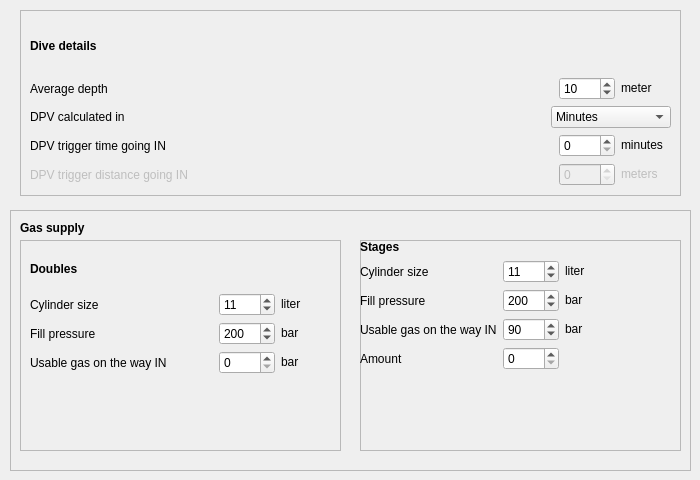
    <widget class="QWidget" name="tab_properties">
     <attribute name="title">
      <string>Dive properties</string>
     </attribute>
     <widget class="QFrame" name="frame">
      <property name="geometry">
       <rect>
        <x>10</x>
        <y>210</y>
        <width>681</width>
        <height>261</height>
       </rect>
      </property>
      <property name="frameShape">
       <enum>QFrame::StyledPanel</enum>
      </property>
      <property name="frameShadow">
       <enum>QFrame::Raised</enum>
      </property>
      <widget class="QLabel" name="label_gasSupply">
       <property name="geometry">
        <rect>
         <x>10</x>
         <y>10</y>
         <width>72</width>
         <height>16</height>
        </rect>
       </property>
       <property name="font">
        <font>
         <weight>75</weight>
         <bold>true</bold>
        </font>
       </property>
       <property name="text">
        <string>Gas supply</string>
       </property>
      </widget>
      <widget class="QFrame" name="frame_doubles">
       <property name="geometry">
        <rect>
         <x>10</x>
         <y>30</y>
         <width>321</width>
         <height>211</height>
        </rect>
       </property>
       <property name="frameShape">
        <enum>QFrame::StyledPanel</enum>
       </property>
       <property name="frameShadow">
        <enum>QFrame::Raised</enum>
       </property>
       <widget class="QWidget" name="layoutWidget_7">
        <property name="geometry">
         <rect>
          <x>10</x>
          <y>10</y>
          <width>301</width>
          <height>124</height>
         </rect>
        </property>
        <layout class="QVBoxLayout" name="verticalLayout_2">
         <item>
          <widget class="QLabel" name="label_9">
           <property name="font">
            <font>
             <weight>75</weight>
             <bold>true</bold>
            </font>
           </property>
           <property name="text">
            <string>Doubles</string>
           </property>
          </widget>
         </item>
         <item>
          <layout class="QHBoxLayout" name="horizontalLayout_3">
           <item>
            <widget class="QLabel" name="label_cylindersize_doubles">
             <property name="text">
              <string>Cylinder size</string>
             </property>
            </widget>
           </item>
           <item>
            <widget class="QSpinBox" name="input_cylindersize_doubles">
             <property name="sizePolicy">
              <sizepolicy hsizetype="Fixed" vsizetype="Fixed">
               <horstretch>0</horstretch>
               <verstretch>0</verstretch>
              </sizepolicy>
             </property>
             <property name="minimumSize">
              <size>
               <width>56</width>
               <height>0</height>
              </size>
             </property>
             <property name="maximumSize">
              <size>
               <width>56</width>
               <height>16777215</height>
              </size>
             </property>
             <property name="minimum">
              <number>10</number>
             </property>
             <property name="maximum">
              <number>18</number>
             </property>
             <property name="value">
              <number>11</number>
             </property>
            </widget>
           </item>
           <item>
            <widget class="QLabel" name="label_cylindersize_doubles_suffix">
             <property name="sizePolicy">
              <sizepolicy hsizetype="Fixed" vsizetype="Fixed">
               <horstretch>0</horstretch>
               <verstretch>0</verstretch>
              </sizepolicy>
             </property>
             <property name="minimumSize">
              <size>
               <width>50</width>
               <height>0</height>
              </size>
             </property>
             <property name="maximumSize">
              <size>
               <width>50</width>
               <height>16777215</height>
              </size>
             </property>
             <property name="text">
              <string>liter</string>
             </property>
            </widget>
           </item>
          </layout>
         </item>
         <item>
          <layout class="QHBoxLayout" name="horizontalLayout_4">
           <item>
            <widget class="QLabel" name="label_pressure_doubles">
             <property name="text">
              <string>Fill pressure</string>
             </property>
            </widget>
           </item>
           <item>
            <widget class="QSpinBox" name="input_pressure_doubles">
             <property name="sizePolicy">
              <sizepolicy hsizetype="Fixed" vsizetype="Fixed">
               <horstretch>0</horstretch>
               <verstretch>0</verstretch>
              </sizepolicy>
             </property>
             <property name="minimumSize">
              <size>
               <width>56</width>
               <height>0</height>
              </size>
             </property>
             <property name="maximumSize">
              <size>
               <width>56</width>
               <height>16777215</height>
              </size>
             </property>
             <property name="minimum">
              <number>120</number>
             </property>
             <property name="maximum">
              <number>240</number>
             </property>
             <property name="value">
              <number>200</number>
             </property>
            </widget>
           </item>
           <item>
            <widget class="QLabel" name="label_pressure_doubles_suffix">
             <property name="sizePolicy">
              <sizepolicy hsizetype="Fixed" vsizetype="Fixed">
               <horstretch>0</horstretch>
               <verstretch>0</verstretch>
              </sizepolicy>
             </property>
             <property name="minimumSize">
              <size>
               <width>50</width>
               <height>0</height>
              </size>
             </property>
             <property name="maximumSize">
              <size>
               <width>50</width>
               <height>16777215</height>
              </size>
             </property>
             <property name="text">
              <string>bar</string>
             </property>
            </widget>
           </item>
          </layout>
         </item>
         <item>
          <layout class="QHBoxLayout" name="horizontalLayout_5">
           <item>
            <widget class="QLabel" name="label_usable_doubles">
             <property name="text">
              <string>Usable gas on the way IN</string>
             </property>
            </widget>
           </item>
           <item>
            <widget class="QSpinBox" name="input_usable_doubles">
             <property name="sizePolicy">
              <sizepolicy hsizetype="Fixed" vsizetype="Fixed">
               <horstretch>0</horstretch>
               <verstretch>0</verstretch>
              </sizepolicy>
             </property>
             <property name="minimumSize">
              <size>
               <width>56</width>
               <height>0</height>
              </size>
             </property>
             <property name="maximumSize">
              <size>
               <width>56</width>
               <height>16777215</height>
              </size>
             </property>
             <property name="maximum">
              <number>80</number>
             </property>
             <property name="value">
              <number>0</number>
             </property>
            </widget>
           </item>
           <item>
            <widget class="QLabel" name="label_usable_doubles_suffix">
             <property name="sizePolicy">
              <sizepolicy hsizetype="Fixed" vsizetype="Fixed">
               <horstretch>0</horstretch>
               <verstretch>0</verstretch>
              </sizepolicy>
             </property>
             <property name="minimumSize">
              <size>
               <width>50</width>
               <height>0</height>
              </size>
             </property>
             <property name="maximumSize">
              <size>
               <width>50</width>
               <height>16777215</height>
              </size>
             </property>
             <property name="text">
              <string>bar</string>
             </property>
            </widget>
           </item>
          </layout>
         </item>
        </layout>
       </widget>
      </widget>
      <widget class="QFrame" name="frame_stages">
       <property name="geometry">
        <rect>
         <x>350</x>
         <y>30</y>
         <width>321</width>
         <height>211</height>
        </rect>
       </property>
       <property name="frameShape">
        <enum>QFrame::StyledPanel</enum>
       </property>
       <property name="frameShadow">
        <enum>QFrame::Raised</enum>
       </property>
       <widget class="QWidget" name="">
        <layout class="QVBoxLayout" name="verticalLayout_3">
         <item>
          <widget class="QLabel" name="label_header_stages">
           <property name="font">
            <font>
             <weight>75</weight>
             <bold>true</bold>
            </font>
           </property>
           <property name="text">
            <string>Stages</string>
           </property>
          </widget>
         </item>
         <item>
          <layout class="QHBoxLayout" name="horizontalLayout_6">
           <item>
            <widget class="QLabel" name="label_cylindersize_stages">
             <property name="text">
              <string>Cylinder size</string>
             </property>
            </widget>
           </item>
           <item>
            <widget class="QSpinBox" name="input_cylindersize_stages">
             <property name="sizePolicy">
              <sizepolicy hsizetype="Fixed" vsizetype="Fixed">
               <horstretch>0</horstretch>
               <verstretch>0</verstretch>
              </sizepolicy>
             </property>
             <property name="minimumSize">
              <size>
               <width>56</width>
               <height>0</height>
              </size>
             </property>
             <property name="maximumSize">
              <size>
               <width>56</width>
               <height>16777215</height>
              </size>
             </property>
             <property name="minimum">
              <number>10</number>
             </property>
             <property name="maximum">
              <number>18</number>
             </property>
             <property name="value">
              <number>11</number>
             </property>
            </widget>
           </item>
           <item>
            <widget class="QLabel" name="label_cylindersize_stages_suffix">
             <property name="sizePolicy">
              <sizepolicy hsizetype="Fixed" vsizetype="Fixed">
               <horstretch>0</horstretch>
               <verstretch>0</verstretch>
              </sizepolicy>
             </property>
             <property name="minimumSize">
              <size>
               <width>50</width>
               <height>0</height>
              </size>
             </property>
             <property name="maximumSize">
              <size>
               <width>50</width>
               <height>16777215</height>
              </size>
             </property>
             <property name="text">
              <string>liter</string>
             </property>
            </widget>
           </item>
          </layout>
         </item>
         <item>
          <layout class="QHBoxLayout" name="horizontalLayout_7">
           <item>
            <widget class="QLabel" name="label_pressure_stages">
             <property name="text">
              <string>Fill pressure</string>
             </property>
            </widget>
           </item>
           <item>
            <widget class="QSpinBox" name="input_pressure_stages">
             <property name="sizePolicy">
              <sizepolicy hsizetype="Fixed" vsizetype="Fixed">
               <horstretch>0</horstretch>
               <verstretch>0</verstretch>
              </sizepolicy>
             </property>
             <property name="minimumSize">
              <size>
               <width>56</width>
               <height>0</height>
              </size>
             </property>
             <property name="maximumSize">
              <size>
               <width>56</width>
               <height>16777215</height>
              </size>
             </property>
             <property name="minimum">
              <number>120</number>
             </property>
             <property name="maximum">
              <number>240</number>
             </property>
             <property name="value">
              <number>200</number>
             </property>
            </widget>
           </item>
           <item>
            <widget class="QLabel" name="label_pressure_stages_suffix">
             <property name="sizePolicy">
              <sizepolicy hsizetype="Fixed" vsizetype="Fixed">
               <horstretch>0</horstretch>
               <verstretch>0</verstretch>
              </sizepolicy>
             </property>
             <property name="minimumSize">
              <size>
               <width>50</width>
               <height>0</height>
              </size>
             </property>
             <property name="maximumSize">
              <size>
               <width>50</width>
               <height>16777215</height>
              </size>
             </property>
             <property name="text">
              <string>bar</string>
             </property>
            </widget>
           </item>
          </layout>
         </item>
         <item>
          <layout class="QHBoxLayout" name="horizontalLayout_9">
           <item>
            <widget class="QLabel" name="label_usable_stages">
             <property name="text">
              <string>Usable gas on the way IN</string>
             </property>
            </widget>
           </item>
           <item>
            <widget class="QSpinBox" name="input_usable_stages">
             <property name="sizePolicy">
              <sizepolicy hsizetype="Fixed" vsizetype="Fixed">
               <horstretch>0</horstretch>
               <verstretch>0</verstretch>
              </sizepolicy>
             </property>
             <property name="minimumSize">
              <size>
               <width>56</width>
               <height>0</height>
              </size>
             </property>
             <property name="maximumSize">
              <size>
               <width>56</width>
               <height>16777215</height>
              </size>
             </property>
             <property name="maximum">
              <number>240</number>
             </property>
             <property name="value">
              <number>90</number>
             </property>
            </widget>
           </item>
           <item>
            <widget class="QLabel" name="label_usable_stages_suffix">
             <property name="sizePolicy">
              <sizepolicy hsizetype="Fixed" vsizetype="Fixed">
               <horstretch>0</horstretch>
               <verstretch>0</verstretch>
              </sizepolicy>
             </property>
             <property name="minimumSize">
              <size>
               <width>50</width>
               <height>0</height>
              </size>
             </property>
             <property name="maximumSize">
              <size>
               <width>50</width>
               <height>16777215</height>
              </size>
             </property>
             <property name="text">
              <string>bar</string>
             </property>
            </widget>
           </item>
          </layout>
         </item>
         <item>
          <layout class="QHBoxLayout" name="horizontalLayout_8">
           <item>
            <widget class="QLabel" name="label_amount_stages">
             <property name="text">
              <string>Amount</string>
             </property>
            </widget>
           </item>
           <item>
            <widget class="QSpinBox" name="input_amount_stages">
             <property name="sizePolicy">
              <sizepolicy hsizetype="Fixed" vsizetype="Fixed">
               <horstretch>0</horstretch>
               <verstretch>0</verstretch>
              </sizepolicy>
             </property>
             <property name="minimumSize">
              <size>
               <width>56</width>
               <height>0</height>
              </size>
             </property>
             <property name="maximumSize">
              <size>
               <width>56</width>
               <height>16777215</height>
              </size>
             </property>
            </widget>
           </item>
           <item>
            <widget class="QLabel" name="label_amount_stages_suffix">
             <property name="sizePolicy">
              <sizepolicy hsizetype="Fixed" vsizetype="Fixed">
               <horstretch>0</horstretch>
               <verstretch>0</verstretch>
              </sizepolicy>
             </property>
             <property name="minimumSize">
              <size>
               <width>50</width>
               <height>0</height>
              </size>
             </property>
             <property name="maximumSize">
              <size>
               <width>50</width>
               <height>16777215</height>
              </size>
             </property>
             <property name="text">
              <string/>
             </property>
            </widget>
           </item>
          </layout>
         </item>
        </layout>
       </widget>
      </widget>
     </widget>
     <widget class="QFrame" name="frame_diveDetails">
      <property name="geometry">
       <rect>
        <x>20</x>
        <y>10</y>
        <width>661</width>
        <height>186</height>
       </rect>
      </property>
      <property name="frameShape">
       <enum>QFrame::StyledPanel</enum>
      </property>
      <property name="frameShadow">
       <enum>QFrame::Raised</enum>
      </property>
      <layout class="QGridLayout" name="gridLayout">
       <item row="0" column="0">
        <layout class="QVBoxLayout" name="verticalLayout">
         <item>
          <widget class="QLabel" name="label_header_diveDetails">
           <property name="font">
            <font>
             <weight>75</weight>
             <bold>true</bold>
            </font>
           </property>
           <property name="text">
            <string>Dive details</string>
           </property>
          </widget>
         </item>
         <item>
          <layout class="QHBoxLayout" name="horizontalLayout">
           <item>
            <widget class="QLabel" name="label_avg_depth">
             <property name="text">
              <string>Average depth</string>
             </property>
            </widget>
           </item>
           <item>
            <widget class="QSpinBox" name="input_avg_depth">
             <property name="sizePolicy">
              <sizepolicy hsizetype="Fixed" vsizetype="Fixed">
               <horstretch>0</horstretch>
               <verstretch>0</verstretch>
              </sizepolicy>
             </property>
             <property name="minimumSize">
              <size>
               <width>56</width>
               <height>0</height>
              </size>
             </property>
             <property name="maximumSize">
              <size>
               <width>56</width>
               <height>16777215</height>
              </size>
             </property>
             <property name="maximum">
              <number>30</number>
             </property>
             <property name="value">
              <number>10</number>
             </property>
            </widget>
           </item>
           <item>
            <widget class="QLabel" name="label_avg_depth_suffix">
             <property name="sizePolicy">
              <sizepolicy hsizetype="Fixed" vsizetype="Fixed">
               <horstretch>0</horstretch>
               <verstretch>0</verstretch>
              </sizepolicy>
             </property>
             <property name="minimumSize">
              <size>
               <width>50</width>
               <height>0</height>
              </size>
             </property>
             <property name="maximumSize">
              <size>
               <width>50</width>
               <height>16777215</height>
              </size>
             </property>
             <property name="text">
              <string>meter</string>
             </property>
            </widget>
           </item>
          </layout>
         </item>
         <item>
          <layout class="QHBoxLayout" name="horizontalLayout_38">
           <item>
            <widget class="QLabel" name="label_dpv_in_type">
             <property name="text">
              <string>DPV calculated in </string>
             </property>
            </widget>
           </item>
           <item>
            <widget class="QComboBox" name="input_dpv_in_type">
             <property name="minimumSize">
              <size>
               <width>100</width>
               <height>0</height>
              </size>
             </property>
             <property name="maximumSize">
              <size>
               <width>120</width>
               <height>16777215</height>
              </size>
             </property>
             <item>
              <property name="text">
               <string>Minutes</string>
              </property>
             </item>
             <item>
              <property name="text">
               <string>Meters</string>
              </property>
             </item>
            </widget>
           </item>
          </layout>
         </item>
         <item>
          <layout class="QHBoxLayout" name="horizontalLayout_44">
           <item>
            <widget class="QLabel" name="label_dpv_triggertime">
             <property name="text">
              <string>DPV trigger time going IN</string>
             </property>
            </widget>
           </item>
           <item>
            <widget class="QSpinBox" name="input_dpv_triggertime">
             <property name="sizePolicy">
              <sizepolicy hsizetype="Fixed" vsizetype="Fixed">
               <horstretch>0</horstretch>
               <verstretch>0</verstretch>
              </sizepolicy>
             </property>
             <property name="minimumSize">
              <size>
               <width>56</width>
               <height>0</height>
              </size>
             </property>
             <property name="maximumSize">
              <size>
               <width>56</width>
               <height>16777215</height>
              </size>
             </property>
            </widget>
           </item>
           <item>
            <widget class="QLabel" name="label_dpv_triggertime_suffix">
             <property name="sizePolicy">
              <sizepolicy hsizetype="Fixed" vsizetype="Fixed">
               <horstretch>0</horstretch>
               <verstretch>0</verstretch>
              </sizepolicy>
             </property>
             <property name="minimumSize">
              <size>
               <width>50</width>
               <height>0</height>
              </size>
             </property>
             <property name="maximumSize">
              <size>
               <width>50</width>
               <height>16777215</height>
              </size>
             </property>
             <property name="text">
              <string>minutes</string>
             </property>
            </widget>
           </item>
          </layout>
         </item>
         <item>
          <layout class="QHBoxLayout" name="horizontalLayout_45">
           <item>
            <widget class="QLabel" name="label_dpv_triggerdistance">
             <property name="enabled">
              <bool>false</bool>
             </property>
             <property name="text">
              <string>DPV trigger distance going IN</string>
             </property>
            </widget>
           </item>
           <item>
            <widget class="QSpinBox" name="input_dpv_triggerdistance">
             <property name="enabled">
              <bool>false</bool>
             </property>
             <property name="sizePolicy">
              <sizepolicy hsizetype="Fixed" vsizetype="Fixed">
               <horstretch>0</horstretch>
               <verstretch>0</verstretch>
              </sizepolicy>
             </property>
             <property name="minimumSize">
              <size>
               <width>56</width>
               <height>0</height>
              </size>
             </property>
             <property name="maximumSize">
              <size>
               <width>56</width>
               <height>16777215</height>
              </size>
             </property>
             <property name="maximum">
              <number>5000</number>
             </property>
            </widget>
           </item>
           <item>
            <widget class="QLabel" name="label_dpv_triggerdistance_suffix">
             <property name="enabled">
              <bool>false</bool>
             </property>
             <property name="sizePolicy">
              <sizepolicy hsizetype="Fixed" vsizetype="Fixed">
               <horstretch>0</horstretch>
               <verstretch>0</verstretch>
              </sizepolicy>
             </property>
             <property name="minimumSize">
              <size>
               <width>50</width>
               <height>0</height>
              </size>
             </property>
             <property name="maximumSize">
              <size>
               <width>50</width>
               <height>16777215</height>
              </size>
             </property>
             <property name="text">
              <string>meters</string>
             </property>
            </widget>
           </item>
          </layout>
         </item>
        </layout>
       </item>
      </layout>
     </widget>
    </widget>
